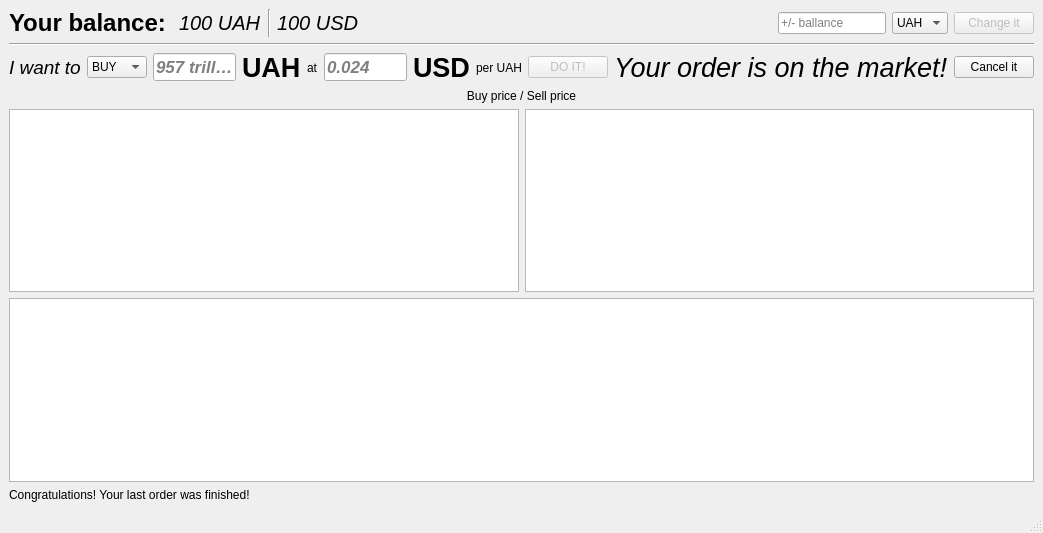
<?xml version="1.0" encoding="UTF-8"?>
<ui version="4.0">
 <class>MainWindow</class>
 <widget class="QMainWindow" name="MainWindow">
  <property name="geometry">
   <rect>
    <x>0</x>
    <y>0</y>
    <width>1043</width>
    <height>533</height>
   </rect>
  </property>
  <property name="windowTitle">
   <string notr="true">Orderbook of a little cove on Berk</string>
  </property>
  <widget class="QWidget" name="centralwidget">
   <layout class="QVBoxLayout" name="verticalLayout_2">
    <item>
     <layout class="QHBoxLayout" name="horizontalLayout_3">
      <item>
       <widget class="QLabel" name="_LABEL_Your_balance">
        <property name="sizePolicy">
         <sizepolicy hsizetype="Minimum" vsizetype="Preferred">
          <horstretch>0</horstretch>
          <verstretch>0</verstretch>
         </sizepolicy>
        </property>
        <property name="font">
         <font>
          <pointsize>18</pointsize>
          <italic>false</italic>
          <bold>true</bold>
         </font>
        </property>
        <property name="text">
         <string notr="true">Your balance: </string>
        </property>
       </widget>
      </item>
      <item>
       <widget class="QLabel" name="label_balance_UAH">
        <property name="font">
         <font>
          <pointsize>15</pointsize>
          <italic>true</italic>
         </font>
        </property>
        <property name="text">
         <string notr="true">100 UAH</string>
        </property>
       </widget>
      </item>
      <item>
       <widget class="Line" name="line">
        <property name="orientation">
         <enum>Qt::Orientation::Vertical</enum>
        </property>
       </widget>
      </item>
      <item>
       <widget class="QLabel" name="label_balance_USD">
        <property name="font">
         <font>
          <pointsize>15</pointsize>
          <italic>true</italic>
         </font>
        </property>
        <property name="text">
         <string notr="true">100 USD</string>
        </property>
       </widget>
      </item>
      <item>
       <spacer name="horizontalSpacer_4">
        <property name="orientation">
         <enum>Qt::Orientation::Horizontal</enum>
        </property>
        <property name="sizeHint" stdset="0">
         <size>
          <width>40</width>
          <height>20</height>
         </size>
        </property>
       </spacer>
      </item>
      <item>
       <widget class="QLineEdit" name="lineEdit_change_balance">
        <property name="enabled">
         <bool>true</bool>
        </property>
        <property name="sizePolicy">
         <sizepolicy hsizetype="Fixed" vsizetype="Fixed">
          <horstretch>0</horstretch>
          <verstretch>0</verstretch>
         </sizepolicy>
        </property>
        <property name="placeholderText">
         <string notr="true">+/- ballance</string>
        </property>
       </widget>
      </item>
      <item>
       <widget class="QComboBox" name="comboBox_change_balance">
        <property name="currentText">
         <string notr="true">UAH</string>
        </property>
        <item>
         <property name="text">
          <string notr="true">UAH</string>
         </property>
        </item>
        <item>
         <property name="text">
          <string notr="true">USD</string>
         </property>
        </item>
       </widget>
      </item>
      <item>
       <widget class="QPushButton" name="pushButton_change_balance">
        <property name="enabled">
         <bool>false</bool>
        </property>
        <property name="text">
         <string notr="true">Change it</string>
        </property>
       </widget>
      </item>
     </layout>
    </item>
    <item>
     <widget class="Line" name="line_2">
      <property name="orientation">
       <enum>Qt::Orientation::Horizontal</enum>
      </property>
     </widget>
    </item>
    <item>
     <layout class="QHBoxLayout" name="horizontalLayout_transaction">
      <item>
       <spacer name="horizontalSpacer_3">
        <property name="orientation">
         <enum>Qt::Orientation::Horizontal</enum>
        </property>
        <property name="sizeHint" stdset="0">
         <size>
          <width>40</width>
          <height>20</height>
         </size>
        </property>
       </spacer>
      </item>
      <item>
       <widget class="QLabel" name="_LABEL_I_want_to">
        <property name="sizePolicy">
         <sizepolicy hsizetype="Maximum" vsizetype="Preferred">
          <horstretch>0</horstretch>
          <verstretch>0</verstretch>
         </sizepolicy>
        </property>
        <property name="font">
         <font>
          <pointsize>14</pointsize>
          <italic>true</italic>
         </font>
        </property>
        <property name="text">
         <string notr="true">I want to</string>
        </property>
       </widget>
      </item>
      <item>
       <widget class="QComboBox" name="comboBox_transcation">
        <item>
         <property name="text">
          <string notr="true">BUY</string>
         </property>
        </item>
        <item>
         <property name="text">
          <string notr="true">SELL</string>
         </property>
        </item>
       </widget>
      </item>
      <item>
       <widget class="QLineEdit" name="lineEdit_transaction_uah">
        <property name="font">
         <font>
          <pointsize>13</pointsize>
          <italic>true</italic>
          <bold>true</bold>
         </font>
        </property>
        <property name="placeholderText">
         <string notr="true" extracomment="957">957 trillion</string>
        </property>
       </widget>
      </item>
      <item>
       <widget class="QLabel" name="_LABEL_UAH">
        <property name="font">
         <font>
          <pointsize>20</pointsize>
          <bold>true</bold>
         </font>
        </property>
        <property name="text">
         <string notr="true">UAH</string>
        </property>
       </widget>
      </item>
      <item>
       <widget class="QLabel" name="_LABEL_at">
        <property name="text">
         <string notr="true">at</string>
        </property>
       </widget>
      </item>
      <item>
       <widget class="QLineEdit" name="lineEdit_transaction_usd">
        <property name="font">
         <font>
          <pointsize>13</pointsize>
          <italic>true</italic>
          <bold>true</bold>
         </font>
        </property>
        <property name="placeholderText">
         <string notr="true">0.024</string>
        </property>
       </widget>
      </item>
      <item>
       <widget class="QLabel" name="_LABEL_USD">
        <property name="font">
         <font>
          <pointsize>20</pointsize>
          <bold>true</bold>
         </font>
        </property>
        <property name="text">
         <string notr="true">USD</string>
        </property>
       </widget>
      </item>
      <item>
       <widget class="QLabel" name="_LABEL_per_UAH">
        <property name="text">
         <string notr="true">per UAH</string>
        </property>
       </widget>
      </item>
      <item>
       <widget class="QPushButton" name="pushButton_transaction">
        <property name="enabled">
         <bool>false</bool>
        </property>
        <property name="font">
         <font>
          <underline>false</underline>
         </font>
        </property>
        <property name="text">
         <string notr="true">DO IT!</string>
        </property>
        <property name="icon">
         <iconset theme="QIcon::ThemeIcon::GoDown"/>
        </property>
       </widget>
      </item>
      <item>
       <widget class="QLabel" name="label_order_is_on_market">
        <property name="enabled">
         <bool>true</bool>
        </property>
        <property name="font">
         <font>
          <pointsize>20</pointsize>
          <italic>true</italic>
         </font>
        </property>
        <property name="text">
         <string notr="true">Your order is on the market!</string>
        </property>
       </widget>
      </item>
      <item>
       <widget class="QPushButton" name="pushButton_cancel_order">
        <property name="enabled">
         <bool>true</bool>
        </property>
        <property name="text">
         <string notr="true">Cancel it</string>
        </property>
        <property name="icon">
         <iconset theme="QIcon::ThemeIcon::ListRemove"/>
        </property>
       </widget>
      </item>
      <item>
       <spacer name="horizontalSpacer">
        <property name="orientation">
         <enum>Qt::Orientation::Horizontal</enum>
        </property>
        <property name="sizeHint" stdset="0">
         <size>
          <width>40</width>
          <height>20</height>
         </size>
        </property>
       </spacer>
      </item>
     </layout>
    </item>
    <item>
     <widget class="QLabel" name="label_buy_sell_average">
      <property name="text">
       <string>Buy price / Sell price</string>
      </property>
      <property name="alignment">
       <set>Qt::AlignmentFlag::AlignCenter</set>
      </property>
     </widget>
    </item>
    <item>
     <layout class="QHBoxLayout" name="horizontalLayout_">
      <item>
       <widget class="QTableView" name="tableView_buy">
        <attribute name="verticalHeaderVisible">
         <bool>false</bool>
        </attribute>
        <attribute name="verticalHeaderShowSortIndicator" stdset="0">
         <bool>true</bool>
        </attribute>
       </widget>
      </item>
      <item>
       <widget class="QTableView" name="tableView_sell">
        <attribute name="verticalHeaderVisible">
         <bool>false</bool>
        </attribute>
       </widget>
      </item>
     </layout>
    </item>
    <item>
     <widget class="QTableView" name="tableView_completed"/>
    </item>
    <item>
     <widget class="QLabel" name="label_your_order_completed">
      <property name="enabled">
       <bool>true</bool>
      </property>
      <property name="text">
       <string notr="true">Congratulations! Your last order was finished!</string>
      </property>
     </widget>
    </item>
   </layout>
  </widget>
  <widget class="QStatusBar" name="statusbar"/>
 </widget>
 <resources/>
 <connections/>
</ui>
